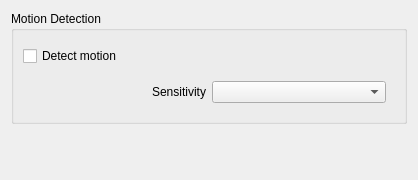
<?xml version="1.0" encoding="UTF-8"?>
<ui version="4.0">
 <class>VirtualCameraMotionWidget</class>
 <widget class="QWidget" name="VirtualCameraMotionWidget">
  <property name="geometry">
   <rect>
    <x>0</x>
    <y>0</y>
    <width>418</width>
    <height>180</height>
   </rect>
  </property>
  <layout class="QHBoxLayout" name="horizontalLayout_2">
   <item alignment="Qt::AlignTop">
    <widget class="QGroupBox" name="groupBox">
     <property name="sizePolicy">
      <sizepolicy hsizetype="Preferred" vsizetype="Fixed">
       <horstretch>0</horstretch>
       <verstretch>0</verstretch>
      </sizepolicy>
     </property>
     <property name="title">
      <string>Motion Detection</string>
     </property>
     <property name="flat">
      <bool>true</bool>
     </property>
     <layout class="QVBoxLayout" name="verticalLayout" stretch="0,0,0">
      <property name="sizeConstraint">
       <enum>QLayout::SetNoConstraint</enum>
      </property>
      <item>
       <widget class="QnWordWrappedLabel" name="motionHintLabel" native="true"/>
      </item>
      <item>
       <widget class="QCheckBox" name="motionDetectionCheckBox">
        <property name="text">
         <string>Detect motion</string>
        </property>
       </widget>
      </item>
      <item>
       <widget class="QWidget" name="sensitivityWidget" native="true">
        <layout class="QHBoxLayout" name="horizontalLayout_3">
         <item>
          <widget class="QLabel" name="sensitivityLabel">
           <property name="text">
            <string>Sensitivity</string>
           </property>
           <property name="alignment">
            <set>Qt::AlignRight|Qt::AlignTrailing|Qt::AlignVCenter</set>
           </property>
          </widget>
         </item>
         <item>
          <widget class="QComboBox" name="sensitivityComboBox"/>
         </item>
        </layout>
       </widget>
      </item>
     </layout>
    </widget>
   </item>
  </layout>
 </widget>
 <customwidgets>
  <customwidget>
   <class>QnWordWrappedLabel</class>
   <extends>QWidget</extends>
   <header location="global">ui/widgets/word_wrapped_label.h</header>
   <container>1</container>
  </customwidget>
 </customwidgets>
 <resources/>
 <connections/>
</ui>
